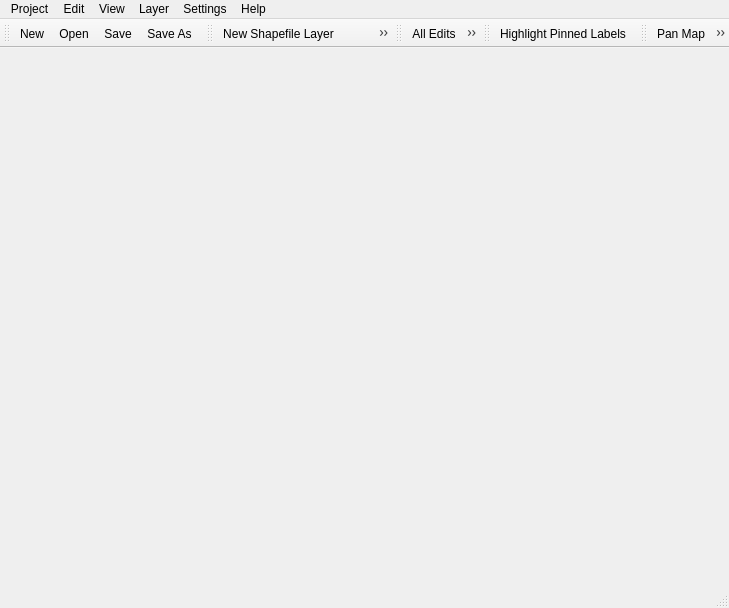
<?xml version="1.0" encoding="UTF-8"?>
<ui version="4.0">
 <class>SWGISApp</class>
 <widget class="QMainWindow" name="SWGISApp">
  <property name="geometry">
   <rect>
    <x>0</x>
    <y>0</y>
    <width>729</width>
    <height>608</height>
   </rect>
  </property>
  <property name="windowTitle">
   <string>SWGISApp</string>
  </property>
  <widget class="QWidget" name="centralWidget"/>
  <widget class="QMenuBar" name="menuBar">
   <property name="geometry">
    <rect>
     <x>0</x>
     <y>0</y>
     <width>729</width>
     <height>23</height>
    </rect>
   </property>
   <widget class="QMenu" name="menuProject">
    <property name="title">
     <string>Project</string>
    </property>
    <widget class="QMenu" name="menu_Print_Composers">
     <property name="title">
      <string>Print Composers</string>
     </property>
     <addaction name="separator"/>
    </widget>
    <widget class="QMenu" name="menu_New_From_Template">
     <property name="title">
      <string>New From Template</string>
     </property>
     <addaction name="separator"/>
    </widget>
    <widget class="QMenu" name="menu_Recent_Project">
     <property name="title">
      <string>Recent Project</string>
     </property>
     <addaction name="separator"/>
    </widget>
    <addaction name="action_New_Project"/>
    <addaction name="action_Open_Project"/>
    <addaction name="action_Save_Project"/>
    <addaction name="action_Save_Project_As"/>
    <addaction name="action_Save_as_Image"/>
    <addaction name="menu_Recent_Project"/>
    <addaction name="action_Project_Properties"/>
    <addaction name="menu_Print_Composers"/>
    <addaction name="menu_New_From_Template"/>
    <addaction name="action_Show_Composer_Manager"/>
   </widget>
   <widget class="QMenu" name="menuEdit">
    <property name="title">
     <string>Edit</string>
    </property>
   </widget>
   <widget class="QMenu" name="menuView">
    <property name="title">
     <string>View</string>
    </property>
    <widget class="QMenu" name="menuDecorations">
     <property name="title">
      <string>Decorations</string>
     </property>
     <addaction name="action_Decoration_NorthArrow"/>
     <addaction name="action_Decoration_CopyRight"/>
     <addaction name="action_Decoration_ScaleBar"/>
     <addaction name="action_Decoration_Grid"/>
    </widget>
    <widget class="QMenu" name="menuMeasure">
     <property name="title">
      <string>Measure</string>
     </property>
     <addaction name="action_Measure_Line"/>
     <addaction name="action_Measure_Area"/>
     <addaction name="action_Measure_Angle"/>
    </widget>
    <addaction name="menuDecorations"/>
    <addaction name="menuMeasure"/>
   </widget>
   <widget class="QMenu" name="menuLayer">
    <property name="title">
     <string>Layer</string>
    </property>
    <widget class="QMenu" name="menuAdd_Layer">
     <property name="title">
      <string>Add Layer</string>
     </property>
     <addaction name="action_Add_Vector_Layer"/>
     <addaction name="action_Add_WMS_WMTS_Layer"/>
     <addaction name="action_Add_WFS_Layer"/>
    </widget>
    <addaction name="menuAdd_Layer"/>
    <addaction name="action_Show_All_Layers"/>
    <addaction name="action_Hide_All_Layers"/>
    <addaction name="action_Show_Selected_Layers"/>
    <addaction name="action_Hide_Selected_Layers"/>
    <addaction name="action_Labeling"/>
   </widget>
   <widget class="QMenu" name="menuSettings">
    <property name="title">
     <string>Settings</string>
    </property>
    <addaction name="action_Options"/>
   </widget>
   <widget class="QMenu" name="menu_Help">
    <property name="title">
     <string>Help</string>
    </property>
   </widget>
   <addaction name="menuProject"/>
   <addaction name="menuEdit"/>
   <addaction name="menuView"/>
   <addaction name="menuLayer"/>
   <addaction name="menuSettings"/>
   <addaction name="menu_Help"/>
  </widget>
  <widget class="QToolBar" name="mainToolBar">
   <attribute name="toolBarArea">
    <enum>TopToolBarArea</enum>
   </attribute>
   <attribute name="toolBarBreak">
    <bool>false</bool>
   </attribute>
   <addaction name="action_New_Project"/>
   <addaction name="action_Open_Project"/>
   <addaction name="action_Save_Project"/>
   <addaction name="action_Save_Project_As"/>
  </widget>
  <widget class="QStatusBar" name="statusBar"/>
  <widget class="QToolBar" name="toolBar">
   <property name="windowTitle">
    <string>toolBar</string>
   </property>
   <attribute name="toolBarArea">
    <enum>TopToolBarArea</enum>
   </attribute>
   <attribute name="toolBarBreak">
    <bool>false</bool>
   </attribute>
   <addaction name="action_New_Shapefile_Layer"/>
   <addaction name="action_Add_Vector_Layer"/>
   <addaction name="action_Add_WMS_WMTS_Layer"/>
   <addaction name="action_Add_WFS_Layer"/>
  </widget>
  <widget class="QToolBar" name="toolBar_2">
   <property name="windowTitle">
    <string>toolBar_2</string>
   </property>
   <attribute name="toolBarArea">
    <enum>TopToolBarArea</enum>
   </attribute>
   <attribute name="toolBarBreak">
    <bool>false</bool>
   </attribute>
   <addaction name="action_All_Edits"/>
   <addaction name="action_Toggle_Editing"/>
   <addaction name="action_Save_Layer_Edits"/>
  </widget>
  <widget class="QToolBar" name="toolBar_3">
   <property name="windowTitle">
    <string>toolBar_3</string>
   </property>
   <attribute name="toolBarArea">
    <enum>TopToolBarArea</enum>
   </attribute>
   <attribute name="toolBarBreak">
    <bool>false</bool>
   </attribute>
   <addaction name="action_Highlight_Pinned_Labels"/>
  </widget>
  <widget class="QToolBar" name="toolBar_4">
   <property name="windowTitle">
    <string>toolBar_4</string>
   </property>
   <attribute name="toolBarArea">
    <enum>TopToolBarArea</enum>
   </attribute>
   <attribute name="toolBarBreak">
    <bool>false</bool>
   </attribute>
   <addaction name="action_Pan_Map"/>
   <addaction name="action_Zoom_In"/>
   <addaction name="action_Zoom_Out"/>
  </widget>
  <action name="action_Add_Vector_Layer">
   <property name="icon">
    <iconset resource="resource.qrc">
     <normaloff>:/images/mActionAddOgrLayer.svg</normaloff>:/images/mActionAddOgrLayer.svg</iconset>
   </property>
   <property name="text">
    <string>Add Vector Layer...</string>
   </property>
  </action>
  <action name="action_Add_WMS_WMTS_Layer">
   <property name="icon">
    <iconset resource="resource.qrc">
     <normaloff>:/images/ActionAddWmsLayer.svg</normaloff>:/images/ActionAddWmsLayer.svg</iconset>
   </property>
   <property name="text">
    <string>Add WMS/WMTS Layer...</string>
   </property>
  </action>
  <action name="action_New_Project">
   <property name="icon">
    <iconset resource="resource.qrc">
     <normaloff>:/images/ActionFileNew.svg</normaloff>:/images/ActionFileNew.svg</iconset>
   </property>
   <property name="text">
    <string>&amp;New</string>
   </property>
  </action>
  <action name="action_Open_Project">
   <property name="icon">
    <iconset resource="resource.qrc">
     <normaloff>:/images/ActionFileOpen.svg</normaloff>:/images/ActionFileOpen.svg</iconset>
   </property>
   <property name="text">
    <string>&amp;Open...</string>
   </property>
  </action>
  <action name="action_Save_Project">
   <property name="icon">
    <iconset resource="resource.qrc">
     <normaloff>:/images/ActionFileSave.svg</normaloff>:/images/ActionFileSave.svg</iconset>
   </property>
   <property name="text">
    <string>&amp;Save</string>
   </property>
  </action>
  <action name="action_Save_Project_As">
   <property name="icon">
    <iconset resource="resource.qrc">
     <normaloff>:/images/ActionFileSaveAs.svg</normaloff>:/images/ActionFileSaveAs.svg</iconset>
   </property>
   <property name="text">
    <string>Save &amp;As...</string>
   </property>
  </action>
  <action name="action_Decoration_Grid">
   <property name="icon">
    <iconset resource="resource.qrc">
     <normaloff>:/images/transformed.png</normaloff>:/images/transformed.png</iconset>
   </property>
   <property name="text">
    <string>&amp;Grid</string>
   </property>
  </action>
  <action name="action_Decoration_CopyRight">
   <property name="icon">
    <iconset resource="resource.qrc">
     <normaloff>:/images/copyright_label.png</normaloff>:/images/copyright_label.png</iconset>
   </property>
   <property name="text">
    <string>&amp;CopyRight</string>
   </property>
  </action>
  <action name="action_Decoration_NorthArrow">
   <property name="icon">
    <iconset resource="resource.qrc">
     <normaloff>:/images/north_arrow.png</normaloff>:/images/north_arrow.png</iconset>
   </property>
   <property name="text">
    <string>&amp;NorthArrow</string>
   </property>
  </action>
  <action name="action_Decoration_ScaleBar">
   <property name="icon">
    <iconset resource="resource.qrc">
     <normaloff>:/images/scale_bar.png</normaloff>:/images/scale_bar.png</iconset>
   </property>
   <property name="text">
    <string>&amp;ScaleBar</string>
   </property>
  </action>
  <action name="action_Toggle_Editing">
   <property name="icon">
    <iconset resource="resource.qrc">
     <normaloff>:/images/mActionToggleEditing.png</normaloff>:/images/mActionToggleEditing.png</iconset>
   </property>
   <property name="text">
    <string>Toggle Editing</string>
   </property>
  </action>
  <action name="action_Highlight_Pinned_Labels">
   <property name="icon">
    <iconset resource="resource.qrc">
     <normaloff>:/images/mActionShowPinnedLabels.svg</normaloff>:/images/mActionShowPinnedLabels.svg</iconset>
   </property>
   <property name="text">
    <string>Highlight Pinned Labels</string>
   </property>
  </action>
  <action name="action_All_Edits">
   <property name="icon">
    <iconset resource="resource.qrc">
     <normaloff>:/images/mActionAllEdits.svg</normaloff>:/images/mActionAllEdits.svg</iconset>
   </property>
   <property name="text">
    <string>All Edits</string>
   </property>
  </action>
  <action name="action_Save_Layer_Edits">
   <property name="icon">
    <iconset resource="resource.qrc">
     <normaloff>:/images/mActionSaveAllEdits.svg</normaloff>:/images/mActionSaveAllEdits.svg</iconset>
   </property>
   <property name="text">
    <string>Save Layer Edits</string>
   </property>
  </action>
  <action name="action_New_Shapefile_Layer">
   <property name="icon">
    <iconset resource="resource.qrc">
     <normaloff>:/images/mActionNewVectorLayer.svg</normaloff>:/images/mActionNewVectorLayer.svg</iconset>
   </property>
   <property name="text">
    <string>New Shapefile Layer</string>
   </property>
  </action>
  <action name="action_Feature_Action">
   <property name="icon">
    <iconset resource="resource.qrc">
     <normaloff>:/images/mAction.svg</normaloff>:/images/mAction.svg</iconset>
   </property>
   <property name="text">
    <string>Feature Action</string>
   </property>
  </action>
  <action name="action_Pan_Map">
   <property name="icon">
    <iconset resource="resource.qrc">
     <normaloff>:/images/mActionPan.svg</normaloff>:/images/mActionPan.svg</iconset>
   </property>
   <property name="text">
    <string>Pan Map</string>
   </property>
   <property name="toolTip">
    <string>Pan Map</string>
   </property>
  </action>
  <action name="action_Zoom_In">
   <property name="icon">
    <iconset resource="resource.qrc">
     <normaloff>:/images/mActionZoomIn.svg</normaloff>:/images/mActionZoomIn.svg</iconset>
   </property>
   <property name="text">
    <string>Zoom In</string>
   </property>
   <property name="toolTip">
    <string>Zoom in</string>
   </property>
  </action>
  <action name="action_Zoom_Out">
   <property name="icon">
    <iconset resource="resource.qrc">
     <normaloff>:/images/mActionZoomOut.svg</normaloff>:/images/mActionZoomOut.svg</iconset>
   </property>
   <property name="text">
    <string>Zoom Out</string>
   </property>
   <property name="toolTip">
    <string>Zoom Out</string>
   </property>
  </action>
  <action name="action_Measure_Line">
   <property name="icon">
    <iconset resource="resource.qrc">
     <normaloff>:/images/mActionMeasure.png</normaloff>:/images/mActionMeasure.png</iconset>
   </property>
   <property name="text">
    <string>Measure Line</string>
   </property>
  </action>
  <action name="action_Measure_Area">
   <property name="icon">
    <iconset resource="resource.qrc">
     <normaloff>:/images/mActionMeasureArea.png</normaloff>:/images/mActionMeasureArea.png</iconset>
   </property>
   <property name="text">
    <string>Measure Area</string>
   </property>
  </action>
  <action name="action_Measure_Angle">
   <property name="icon">
    <iconset resource="resource.qrc">
     <normaloff>:/images/mActionMeasureAngle.png</normaloff>:/images/mActionMeasureAngle.png</iconset>
   </property>
   <property name="text">
    <string>Measure Angle</string>
   </property>
  </action>
  <action name="action_Options">
   <property name="icon">
    <iconset resource="resource.qrc">
     <normaloff>:/images/mActionOptions.svg</normaloff>:/images/mActionOptions.svg</iconset>
   </property>
   <property name="text">
    <string>Options</string>
   </property>
  </action>
  <action name="action_Show_All_Layers">
   <property name="icon">
    <iconset resource="resource.qrc">
     <normaloff>:/images/mActionShowAllLayers.png</normaloff>:/images/mActionShowAllLayers.png</iconset>
   </property>
   <property name="text">
    <string>Show All Layer</string>
   </property>
  </action>
  <action name="action_Hide_All_Layers">
   <property name="icon">
    <iconset resource="resource.qrc">
     <normaloff>:/images/mActionHideAllLayers.png</normaloff>:/images/mActionHideAllLayers.png</iconset>
   </property>
   <property name="text">
    <string>Hide All Layers</string>
   </property>
  </action>
  <action name="action_Show_Selected_Layers">
   <property name="icon">
    <iconset resource="resource.qrc">
     <normaloff>:/images/mActionShowSelectedLayers.png</normaloff>:/images/mActionShowSelectedLayers.png</iconset>
   </property>
   <property name="text">
    <string>Show Selected Layers</string>
   </property>
  </action>
  <action name="action_Hide_Selected_Layers">
   <property name="icon">
    <iconset resource="resource.qrc">
     <normaloff>:/images/mActionHideSelectedLayers.png</normaloff>:/images/mActionHideSelectedLayers.png</iconset>
   </property>
   <property name="text">
    <string>Hide Selected Layers</string>
   </property>
  </action>
  <action name="action_Show_Composer_Manager">
   <property name="text">
    <string>Show Composer Manager</string>
   </property>
  </action>
  <action name="action_Save_as_Image">
   <property name="icon">
    <iconset resource="resource.qrc">
     <normaloff>:/images/mActionSaveMapAsImage.png</normaloff>:/images/mActionSaveMapAsImage.png</iconset>
   </property>
   <property name="text">
    <string>Save as &amp;Image...</string>
   </property>
   <property name="toolTip">
    <string>Save as Image</string>
   </property>
  </action>
  <action name="action_Project_Properties">
   <property name="icon">
    <iconset resource="resource.qrc">
     <normaloff>:/images/mActionProjectProperties.png</normaloff>:/images/mActionProjectProperties.png</iconset>
   </property>
   <property name="text">
    <string>&amp;Project Properties...</string>
   </property>
  </action>
  <action name="action_Add_WFS_Layer">
   <property name="icon">
    <iconset resource="resource.qrc">
     <normaloff>:/images/mActionAddWfsLayer.svg</normaloff>:/images/mActionAddWfsLayer.svg</iconset>
   </property>
   <property name="text">
    <string>Add WFS Layer...</string>
   </property>
  </action>
  <action name="action_Labeling">
   <property name="icon">
    <iconset resource="resource.qrc">
     <normaloff>:/images/mActionLabeling.png</normaloff>:/images/mActionLabeling.png</iconset>
   </property>
   <property name="text">
    <string>Labeling</string>
   </property>
  </action>
 </widget>
 <layoutdefault spacing="6" margin="11"/>
 <resources>
  <include location="resource.qrc"/>
 </resources>
 <connections/>
</ui>
